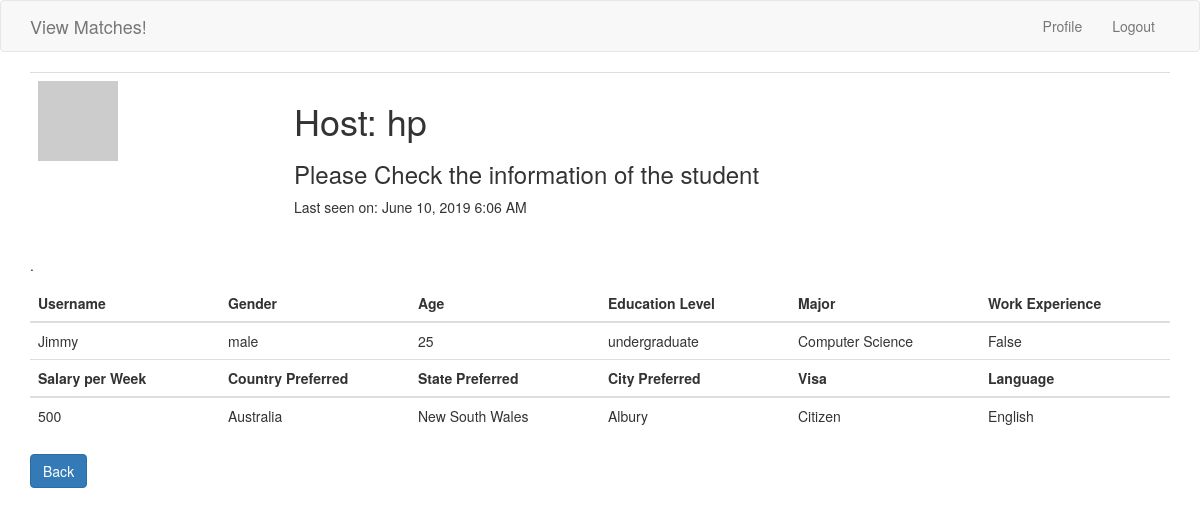
Screenshot of /student_details/Jimmy (signed in) with the database file from the repository.
### app/models.py (models this page shows, shortened)
class User(UserMixin, db.Model):
    __tablename__ = 'user'
    last_seen = db.Column(db.DateTime, default=datetime.utcnow)
    id = db.Column(db.Integer, primary_key=True)
    username = db.Column(db.String(120), unique=True)
    email = db.Column(db.String(120), unique=True)
    password_hash = db.Column(db.String(140))
    role = db.Column(db.String, default='Host', nullable=False)
    def avatar(self, size):
        digest = md5(self.email.lower().encode('utf-8')).hexdigest()
        return 'https://www.gravatar.com/avatar/{}?d=identicon&s={}'.format(
            digest, size)

class Student(db.Model):
    __tablename__ = 'student'
    id = db.Column(db.Integer, db.ForeignKey('user.id'), primary_key=True)
    username = db.Column(db.String(120), unique=True, nullable=False)
    nation = db.Column(db.String(120))
    state = db.Column(db.String(120))
    city = db.Column(db.String(120))
    address = db.Column(db.String(200))
    age = db.Column(db.Integer)
    gender = db.Column(db.String(120))
    major = db.Column(db.String(120))
    education_level = db.Column(db.String(120))
    email = db.Column(db.String(120), nullable=False)
    visa = db.Column(db.String(120))
    disability = db.Column(db.Boolean, default=False)
    field_category = db.Column(db.String(120))
    internship_category = db.Column(db.String(120))
    language = db.Column(db.String(120))
    work_experience = db.Column(db.Boolean, default=False)
    work_experience_describe = db.Column(db.Text(400))

class URequirement(db.Model):
    __tablename__ = 'userrequirement'
    id = db.Column(db.Integer, primary_key=True)
    username = db.Column(db.String(120), db.ForeignKey('student.username'))
    education_requirement = db.Column(db.String(120))
    education_flex = db.Column(db.Boolean, default=False)
    salary = db.Column(db.Integer)
    salary_flex = db.Column(db.Boolean, default=False)
    workplace_nation = db.Column(db.String(120))
    nation_flex = db.Column(db.Boolean, default=False)
    workplace_state = db.Column(db.String(120))
    state_flex = db.Column(db.Boolean, default=False)
    workplace_city = db.Column(db.String(120))
    city_flex = db.Column(db.Boolean, default=False)
    workdays_requirement = db.Column(db.String(120))
    workdays_flex = db.Column(db.Boolean, default=False)
    opportunity_to_fulltime_job = db.Column(db.Boolean, default=False)
    fulltime_flex = db.Column(db.Boolean, default=False)
    language_requirement = db.Column(db.String(120))
    language_flex = db.Column(db.Boolean, default=False)
    desired_position = db.Column(db.String(120))
    desired_position_flex = db.Column(db.Boolean, default=False)

### app/routes.py (the view)
@app.route('/student_details/<username>', methods=['GET', 'POST'])
@login_required
def student_details(username):
    stu_req = URequirement.query.filter_by(username=username).first()
    stu = Student.query.filter_by(username=username).first()
    student = [(stu, stu_req)]
    return render_template('student_information.html', students=student)

### app/models.py (called while the page is built)
@login.user_loader
def load_user(id):
    return User.query.get(int(id))

### app/routes.py (called while the page is built)
@app.before_request
def before_request():
    if current_user.is_authenticated:
        current_user.last_seen = datetime.utcnow()
        db.session.commit()

### app/templates/student_information.html (shortened to what this page needs)
{% extends "base.html" %}
{% block app_content %}
    <table class="table table-hover">
        <tr>
            <td width="256px"><img src="{{ current_user.avatar(256) }}"></td>
            <td>
                <h1>Host: {{ current_user.username }}</h1>
                <h3>Please Check the information of the student</h3>
                {% if current_user.last_seen %}
                    <p>Last seen on: {{ moment(current_user.last_seen).format('LLL') }}</p>
                {% endif %}
            </td>
        </tr>
    </table>.
    <table class="table table-hover" style="TABLE-LAYOUT: fixed" >
        <thead>
        <tr>
            <th>Username</th>
            <th>Gender</th>
            <th>Age</th>
            <th>Education Level</th>
            <th>Major</th>
            <th>Work Experience</th>
        </tr>
        </thead>
    {% for stu in students %}
            {% include '_stu_req1.html' %}
        {% endfor %}
        <thead>
        <tr>
            <th>Salary per Week</th>
            <th>Country Preferred</th>
            <th>State Preferred</th>
            <th>City Preferred</th>
            <th>Visa</th>
            <th>Language</th>
        </tr>
        </thead>
        {% for stu in students %}
            {% include '_stu_req2.html' %}
        {% endfor %}
    </table>
    <p><a href="{{ url_for('viewApplication',hostname=current_user.username) }}" class="btn btn-primary" role="button">Back</a>
{% endblock %}

### app/templates/_stu_req1.html
<tr>
    <td>
        {{ stu[0].username }}
    </td>
    <td>
        {{ stu[0].gender }}
    </td>
    <td>
        {{ stu[0].age }}
    </td>
    <td>
        {{ stu[0].education_level }}
    </td>
    <td>
        {{ stu[0].major }}
    </td>
    <td>
        {{ stu[0].work_experience }}
    </td>
</tr>

### app/templates/_stu_req2.html
<tr><p>
    <td>
        {{ stu[1].salary }}
    </td>
    <td>
        {{ stu[1].workplace_nation }}
    </td>
    <td>
        {{ stu[1].workplace_state }}
    </td>
    <td>
        {{ stu[1].workplace_city }}
    </td></p>
    <td style="word-wrap:break-word;">
        {{ stu[0].visa }}
    </td>
    <td>
        {{ stu[0].language }}
    </td>
</tr>

### rows the page displays
User: username "hp", last_seen "June 10, 2019 6:06 AM"
Student: username "Jimmy", gender "male", age "25", education_level "undergraduate", major "Computer Science", work_experience "False", salary "500", workplace_nation "Australia", workplace_state "New South Wales", workplace_city "Albury", visa "Citizen", language "English"
